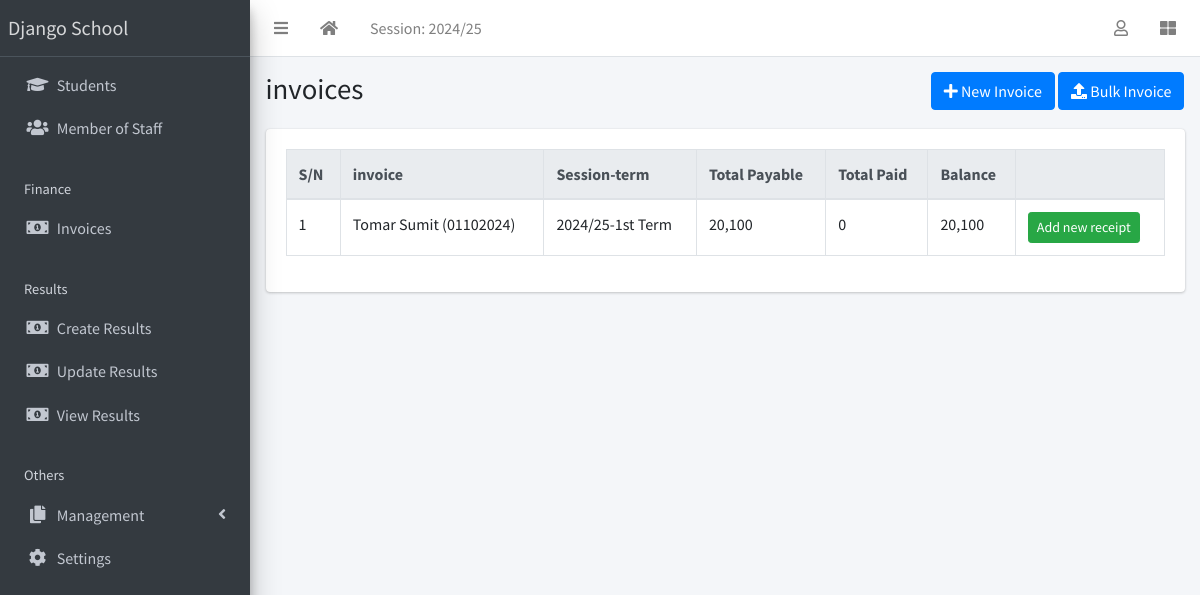
Screenshot of /finance/list/ (signed in) with the database file from the repository.
### apps/corecode/models.py (models this page shows, shortened)
class AcademicSession(models.Model):
    name = models.CharField(max_length=200, unique=True)
    current = models.BooleanField(default=True)
    class Meta:
        ordering = ["-name"]
    def __str__(self):
        return self.name

class SiteConfig(models.Model):
    key = models.SlugField()
    value = models.CharField(max_length=200)

class AcademicTerm(models.Model):
    name = models.CharField(max_length=20, unique=True)
    current = models.BooleanField(default=True)
    class Meta:
        ordering = ["name"]
    def __str__(self):
        return self.name

### apps/finance/models.py (models this page shows, shortened)
class Invoice(models.Model):
    student = models.ForeignKey(Student, on_delete=models.CASCADE)
    session = models.ForeignKey(AcademicSession, on_delete=models.CASCADE)
    term = models.ForeignKey(AcademicTerm, on_delete=models.CASCADE)
    class_for = models.ForeignKey(StudentClass, on_delete=models.CASCADE)
    balance_from_previous_term = models.IntegerField(default=0)
    status = models.CharField(
        max_length=20,
        choices=[("active", "Active"), ("closed", "Closed")],
        default="active",
    )
    class Meta:
        ordering = ["student", "term"]
    def __str__(self):
        return f"{self.student}"
    def balance(self):
        payable = self.total_amount_payable()
        paid = self.total_amount_paid()
        return payable - paid
    def amount_payable(self):
        items = InvoiceItem.objects.filter(invoice=self)
        total = 0
        for item in items:
            total += item.amount
        return total
    def total_amount_payable(self):
        return self.balance_from_previous_term + self.amount_payable()
    def total_amount_paid(self):
        receipts = Receipt.objects.filter(invoice=self)
        amount = 0
        for receipt in receipts:
            amount += receipt.amount_paid
        return amount

class InvoiceItem(models.Model):
    invoice = models.ForeignKey(Invoice, on_delete=models.CASCADE)
    description = models.CharField(max_length=200)
    amount = models.IntegerField()

### apps/students/models.py (models this page shows, shortened)
class Student(models.Model):
    STATUS_CHOICES = [("active", "Active"), ("inactive", "Inactive")]
    GENDER_CHOICES = [("male", "Male"), ("female", "Female")]
    current_status = models.CharField(
        max_length=10, choices=STATUS_CHOICES, default="active"
    )
    registration_number = models.CharField(max_length=200, unique=True)
    surname = models.CharField(max_length=200)
    firstname = models.CharField(max_length=200)
    other_name = models.CharField(max_length=200, blank=True)
    gender = models.CharField(max_length=10, choices=GENDER_CHOICES, default="male")
    date_of_birth = models.DateField(default=timezone.now)
    current_class = models.ForeignKey(
        StudentClass, on_delete=models.SET_NULL, blank=True, null=True
    )
    date_of_admission = models.DateField(default=timezone.now)
    mobile_num_regex = RegexValidator(
        regex="^[0-9]{10,15}$", message="Entered mobile number isn't in a right format!"
    )
    parent_mobile_number = models.CharField(
        validators=[mobile_num_regex], max_length=13, blank=True
    )
    address = models.TextField(blank=True)
    others = models.TextField(blank=True)
    passport = models.ImageField(blank=True, upload_to="students/passports/")
    class Meta:
        ordering = ["surname", "firstname", "other_name"]
    def __str__(self):
        return f"{self.surname} {self.firstname} {self.other_name} ({self.registration_number})"

### apps/finance/views.py (the view)
# urls.py: path("list/", InvoiceListView.as_view(), name="invoice-list"),
class InvoiceListView(LoginRequiredMixin, ListView):
    model = Invoice

### apps/corecode/context_processors.py (called while the page is built)
def site_defaults(request):
    current_session = AcademicSession.objects.get(current=True)
    current_term = AcademicTerm.objects.get(current=True)
    vals = SiteConfig.objects.all()
    contexts = {
        "current_session": current_session.name,
        "current_term": current_term.name,
    }
    for val in vals:
        contexts[val.key] = val.value
    return contexts

### apps/finance/templates/finance/invoice_list.html (shortened to what this page needs)
{% extends 'base.html' %}
{% load humanize %}
{% block title %}invoices{% endblock title %}
{% block breadcrumb %}
<a class="btn btn-primary" href="{% url 'invoice-create' %}"><i
    class="fas fa-plus"></i> New Invoice</a>
<a class="btn btn-primary" href="{% url 'bulk-invoice' %}"><i
    class="fas fa-upload"></i> Bulk Invoice</a>
{% endblock breadcrumb %}
{% block content %}
  <div class="table-responsive">
    <table id="invoicetable" class="table table-bordered table-hover">
      <thead class="thead-light">
        <tr>
          <th>S/N</th>
          <th>invoice</th>
          <th>Session-term</th>
          <th>Total Payable</th>
          <th>Total Paid</th>
          <th>Balance</th>
          <th></th>
        </tr>
      </thead>
      <tbody>
        {% for invoice in object_list %}
          <tr class='clickable-row' data-href="{% url 'invoice-detail' invoice.id %}">
            <td>{{ forloop.counter}}</td>
            <td>{{ invoice}}</td>
            <td>{{ invoice.session}}-{{ invoice.term}}</td>
            <td>{{ invoice.total_amount_payable | intcomma }}</td>
            <td>{{ invoice.total_amount_paid | intcomma }}</td>
            <td>{{ invoice.balance | intcomma }}</td>
            <td><a class="btn btn-success btn-sm"
                href="{% url 'receipt-create' %}?invoice={{ invoice.id }}">Add new
                receipt</a></td>
          </tr>
        {% endfor %}
      </tbody>
    </table>
  </div>
{% endblock content %}

### templates/base.html (shortened to what this page needs)
{% load static %}
<!DOCTYPE html>
<html lang="en">
<head>
  <link rel="stylesheet" href="{% static 'plugins/fontawesome-free/css/all.min.css' %}">
  <link rel="stylesheet" href="{% static 'plugins/toastr/toastr.min.css' %}">
  <link rel="stylesheet"
    href="{% static 'plugins/overlayScrollbars/css/OverlayScrollbars.min.css' %}">
  <link rel="stylesheet" href="{% static 'plugins/Datatables/datatables.min.css' %}" />
  <link rel="stylesheet" href="{% static 'dist/css/adminlte.min.css' %}">
</head>
<body
  class="hold-transition sidebar-mini layout-fixed layout-navbar-fixed layout-footer-fixed">
  <div class="wrapper">
    <nav class="main-header navbar navbar-expand navbar-white navbar-light">
      <ul class="navbar-nav">
        <li class="nav-item">
          <a class="nav-link" data-widget="pushmenu" href="#" role="button"><i
              class="fas fa-bars"></i></a>
        </li>
        <li class="nav-item d-none d-sm-inline-block">
          <a href="{% url 'home' %} " class="nav-link"><i class="fa fa-home"></i></a>
        </li>
        <li class="nav-item d-none d-sm-inline-block">
          <a href="{% url 'current-session' %}" class="nav-link">Session: {{ current_session }}</a>
        </li>
      </ul>
      <ul class="navbar-nav ml-auto">
        <li class="nav-item dropdown">
          <a class="nav-link" data-toggle="dropdown" href="#">
            <i class="far fa-user"></i>
          </a>
        </li>
        <li class="nav-item">
          <a class="nav-link" data-widget="control-sidebar" data-slide="true"
            href="#" role="button"><i class="fas fa-th-large"></i></a>
        </li>
      </ul>
    </nav>
    <aside class="main-sidebar sidebar-dark-primary elevation-4">
      <a href="{% url 'home' %}" class="brand-link">{{ school_name | default:"MySchool" }}</a>
      <div class="sidebar">
        <nav class="mt-2">
          <ul class="nav nav-pills nav-sidebar flex-column"
            data-widget="treeview" role="menu" data-accordion="false">
            <li class="nav-item">
              <a href="{% url 'student-list' %}" class="nav-link">
                <i class="nav-icon fas fa-graduation-cap"></i>
                <p>
                  Students
                </p>
              </a>
            </li>
            <li class="nav-item">
              <a href="{% url 'staff-list' %}" class="nav-link">
                <i class="nav-icon fas fa-users"></i>
                <p>
                  Member of Staff
                </p>
              </a>
            </li>
            <li class="nav-header">Finance</li>
            <li class="nav-item">
              <a href="{% url 'invoice-list' %}" class="nav-link">
                <i class="nav-icon fas fa-money-bill-alt"></i>
                <p>
                  Invoices
                </p>
              </a>
            </li>
            <li class="nav-header">Results</li>
            <li class="nav-item">
              <a href="{% url 'create-result' %}" class="nav-link">
                <i class="nav-icon fas fa-money-bill-alt"></i>
                <p>
                  Create Results
                </p>
              </a>
            </li>
            <li class="nav-item">
              <a href="{% url 'edit-results' %}" class="nav-link">
                <i class="nav-icon fas fa-money-bill-alt"></i>
                <p>
                  Update Results
                </p>
              </a>
            </li>
            <li class="nav-item">
              <a href="{% url 'view-results' %}" class="nav-link">
                <i class="nav-icon fas fa-money-bill-alt"></i>
                <p>
                  View Results
                </p>
              </a>
            </li>
            <li class="nav-header">Others</li>
            <li class="nav-item has-treeview">
              <a href="#" class="nav-link">
                <i class="nav-icon fas fa-copy"></i>
                <p>
                  Management
                  <i class="fas fa-angle-left right"></i>
                </p>
              </a>
            </li>
            <li class="nav-item">
              <a href="{% url 'configs' %}" class="nav-link">
                <i class="nav-icon fas fa-cog"></i>
                <p>
                  Settings
                </p>
              </a>
            </li>
          </ul>
        </nav>
      </div>
    </aside>
    <div class="content-wrapper">
      <section class="content-header">
        <div class="container-fluid">
          <div class="row mb-1">
            <div class="col-sm-8">
              <h1>{% block title %}{% endblock title %}</h1>
            </div>
            <div class="col-sm-4">
              <ol class="breadcrumb float-sm-right">
                <li class="breadcrumb-item">{% block breadcrumb %}{% endblock breadcrumb %}</li>
              </ol>
            </div>
          </div>
        </div>
      </section>
      <section class="content">
        <div class="container-fluid">
          <div class="row">
            <div class="col-md-12">
              {% block fullcard %}
              <div class="card">
                <div class="card-body">
                  <div class="row">
                    <div class="col">
                      {% block content %}
                      {% endblock content %}
                    </div>
                  </div>
                </div>
              </div>
              {% endblock fullcard %}
            </div>
          </div>
        </div>
      </section>
    </div>
  </div>
</body>
</html>

### rows the page displays
AcademicSession: name "2024/25"
SiteConfig: value "Django School"
Invoice: student.registration_number "Tomar Sumit (01102024)", session "2024/25", term "1st Term", total_amount_payable "20,100", total_amount_paid "0", balance "20,100"
